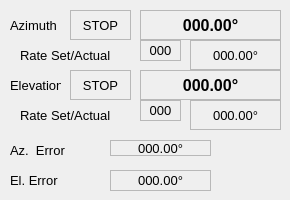
     <widget class="QWidget" name="tab_5">
      <attribute name="title">
       <string>Tab 1</string>
      </attribute>
      <widget class="QLabel" name="label_LocalTime_6">
       <property name="geometry">
        <rect>
         <x>10</x>
         <y>70</y>
         <width>51</width>
         <height>30</height>
        </rect>
       </property>
       <property name="font">
        <font>
         <pointsize>10</pointsize>
         <weight>50</weight>
         <bold>false</bold>
        </font>
       </property>
       <property name="text">
        <string>Elevation</string>
       </property>
       <property name="alignment">
        <set>Qt::AlignLeading|Qt::AlignLeft|Qt::AlignVCenter</set>
       </property>
      </widget>
      <widget class="QLabel" name="label_antenna_el_setrate">
       <property name="geometry">
        <rect>
         <x>140</x>
         <y>100</y>
         <width>41</width>
         <height>21</height>
        </rect>
       </property>
       <property name="font">
        <font>
         <pointsize>10</pointsize>
        </font>
       </property>
       <property name="autoFillBackground">
        <bool>false</bool>
       </property>
       <property name="styleSheet">
        <string notr="true"/>
       </property>
       <property name="frameShape">
        <enum>QFrame::StyledPanel</enum>
       </property>
       <property name="text">
        <string>000</string>
       </property>
       <property name="alignment">
        <set>Qt::AlignCenter</set>
       </property>
      </widget>
      <widget class="QLabel" name="label_LocalTime_21">
       <property name="geometry">
        <rect>
         <x>20</x>
         <y>40</y>
         <width>91</width>
         <height>30</height>
        </rect>
       </property>
       <property name="font">
        <font>
         <pointsize>10</pointsize>
         <weight>50</weight>
         <bold>false</bold>
        </font>
       </property>
       <property name="text">
        <string>Rate Set/Actual</string>
       </property>
       <property name="alignment">
        <set>Qt::AlignLeading|Qt::AlignLeft|Qt::AlignVCenter</set>
       </property>
      </widget>
      <widget class="QLabel" name="label_antenna_az_status">
       <property name="geometry">
        <rect>
         <x>70</x>
         <y>10</y>
         <width>61</width>
         <height>30</height>
        </rect>
       </property>
       <property name="font">
        <font>
         <pointsize>10</pointsize>
        </font>
       </property>
       <property name="autoFillBackground">
        <bool>false</bool>
       </property>
       <property name="styleSheet">
        <string notr="true"/>
       </property>
       <property name="frameShape">
        <enum>QFrame::StyledPanel</enum>
       </property>
       <property name="text">
        <string>STOP</string>
       </property>
       <property name="alignment">
        <set>Qt::AlignCenter</set>
       </property>
      </widget>
      <widget class="QLabel" name="label_antenna_az_rate">
       <property name="geometry">
        <rect>
         <x>190</x>
         <y>40</y>
         <width>91</width>
         <height>30</height>
        </rect>
       </property>
       <property name="font">
        <font>
         <pointsize>10</pointsize>
        </font>
       </property>
       <property name="autoFillBackground">
        <bool>false</bool>
       </property>
       <property name="styleSheet">
        <string notr="true"/>
       </property>
       <property name="frameShape">
        <enum>QFrame::StyledPanel</enum>
       </property>
       <property name="text">
        <string>000.00°</string>
       </property>
       <property name="alignment">
        <set>Qt::AlignCenter</set>
       </property>
      </widget>
      <widget class="QLabel" name="label_antenna_el_status">
       <property name="geometry">
        <rect>
         <x>70</x>
         <y>70</y>
         <width>61</width>
         <height>30</height>
        </rect>
       </property>
       <property name="font">
        <font>
         <pointsize>10</pointsize>
        </font>
       </property>
       <property name="autoFillBackground">
        <bool>false</bool>
       </property>
       <property name="styleSheet">
        <string notr="true"/>
       </property>
       <property name="frameShape">
        <enum>QFrame::StyledPanel</enum>
       </property>
       <property name="text">
        <string>STOP</string>
       </property>
       <property name="alignment">
        <set>Qt::AlignCenter</set>
       </property>
      </widget>
      <widget class="QLabel" name="label_antenna_az_deg">
       <property name="geometry">
        <rect>
         <x>140</x>
         <y>10</y>
         <width>141</width>
         <height>30</height>
        </rect>
       </property>
       <property name="font">
        <font>
         <pointsize>12</pointsize>
         <weight>75</weight>
         <bold>true</bold>
        </font>
       </property>
       <property name="autoFillBackground">
        <bool>false</bool>
       </property>
       <property name="styleSheet">
        <string notr="true"/>
       </property>
       <property name="frameShape">
        <enum>QFrame::StyledPanel</enum>
       </property>
       <property name="text">
        <string>000.00°</string>
       </property>
       <property name="alignment">
        <set>Qt::AlignCenter</set>
       </property>
      </widget>
      <widget class="QLabel" name="label_antenna_az_setrate">
       <property name="geometry">
        <rect>
         <x>140</x>
         <y>40</y>
         <width>41</width>
         <height>21</height>
        </rect>
       </property>
       <property name="font">
        <font>
         <pointsize>10</pointsize>
        </font>
       </property>
       <property name="autoFillBackground">
        <bool>false</bool>
       </property>
       <property name="styleSheet">
        <string notr="true"/>
       </property>
       <property name="frameShape">
        <enum>QFrame::StyledPanel</enum>
       </property>
       <property name="text">
        <string>000</string>
       </property>
       <property name="alignment">
        <set>Qt::AlignCenter</set>
       </property>
      </widget>
      <widget class="QLabel" name="label_antenna_el_deg">
       <property name="geometry">
        <rect>
         <x>140</x>
         <y>70</y>
         <width>141</width>
         <height>30</height>
        </rect>
       </property>
       <property name="font">
        <font>
         <pointsize>12</pointsize>
         <weight>75</weight>
         <bold>true</bold>
        </font>
       </property>
       <property name="autoFillBackground">
        <bool>false</bool>
       </property>
       <property name="styleSheet">
        <string notr="true"/>
       </property>
       <property name="frameShape">
        <enum>QFrame::StyledPanel</enum>
       </property>
       <property name="text">
        <string>000.00°</string>
       </property>
       <property name="alignment">
        <set>Qt::AlignCenter</set>
       </property>
      </widget>
      <widget class="QLabel" name="label_antenna_el_rate">
       <property name="geometry">
        <rect>
         <x>190</x>
         <y>100</y>
         <width>91</width>
         <height>30</height>
        </rect>
       </property>
       <property name="font">
        <font>
         <pointsize>10</pointsize>
        </font>
       </property>
       <property name="autoFillBackground">
        <bool>false</bool>
       </property>
       <property name="styleSheet">
        <string notr="true"/>
       </property>
       <property name="frameShape">
        <enum>QFrame::StyledPanel</enum>
       </property>
       <property name="text">
        <string>000.00°</string>
       </property>
       <property name="alignment">
        <set>Qt::AlignCenter</set>
       </property>
      </widget>
      <widget class="QLabel" name="label_LocalTime_5">
       <property name="geometry">
        <rect>
         <x>10</x>
         <y>10</y>
         <width>51</width>
         <height>30</height>
        </rect>
       </property>
       <property name="font">
        <font>
         <pointsize>10</pointsize>
         <weight>50</weight>
         <bold>false</bold>
        </font>
       </property>
       <property name="text">
        <string>Azimuth</string>
       </property>
       <property name="alignment">
        <set>Qt::AlignLeading|Qt::AlignLeft|Qt::AlignVCenter</set>
       </property>
      </widget>
      <widget class="QLabel" name="label_LocalTime_22">
       <property name="geometry">
        <rect>
         <x>20</x>
         <y>100</y>
         <width>91</width>
         <height>30</height>
        </rect>
       </property>
       <property name="font">
        <font>
         <pointsize>10</pointsize>
         <weight>50</weight>
         <bold>false</bold>
        </font>
       </property>
       <property name="text">
        <string>Rate Set/Actual</string>
       </property>
       <property name="alignment">
        <set>Qt::AlignLeading|Qt::AlignLeft|Qt::AlignVCenter</set>
       </property>
      </widget>
      <widget class="QLabel" name="label_LocalTime_8">
       <property name="geometry">
        <rect>
         <x>10</x>
         <y>170</y>
         <width>81</width>
         <height>20</height>
        </rect>
       </property>
       <property name="font">
        <font>
         <pointsize>10</pointsize>
         <weight>50</weight>
         <bold>false</bold>
        </font>
       </property>
       <property name="text">
        <string>El. Error</string>
       </property>
       <property name="alignment">
        <set>Qt::AlignLeading|Qt::AlignLeft|Qt::AlignVCenter</set>
       </property>
      </widget>
      <widget class="QLabel" name="label_antenna_el_error">
       <property name="geometry">
        <rect>
         <x>110</x>
         <y>170</y>
         <width>101</width>
         <height>21</height>
        </rect>
       </property>
       <property name="font">
        <font>
         <pointsize>10</pointsize>
        </font>
       </property>
       <property name="autoFillBackground">
        <bool>false</bool>
       </property>
       <property name="styleSheet">
        <string notr="true"/>
       </property>
       <property name="frameShape">
        <enum>QFrame::StyledPanel</enum>
       </property>
       <property name="text">
        <string>000.00°</string>
       </property>
       <property name="alignment">
        <set>Qt::AlignCenter</set>
       </property>
      </widget>
      <widget class="QLabel" name="label_antenna_az_error">
       <property name="geometry">
        <rect>
         <x>110</x>
         <y>140</y>
         <width>101</width>
         <height>16</height>
        </rect>
       </property>
       <property name="font">
        <font>
         <pointsize>10</pointsize>
        </font>
       </property>
       <property name="autoFillBackground">
        <bool>false</bool>
       </property>
       <property name="styleSheet">
        <string notr="true"/>
       </property>
       <property name="frameShape">
        <enum>QFrame::StyledPanel</enum>
       </property>
       <property name="text">
        <string>000.00°</string>
       </property>
       <property name="alignment">
        <set>Qt::AlignCenter</set>
       </property>
      </widget>
      <widget class="QLabel" name="label_LocalTime_7">
       <property name="geometry">
        <rect>
         <x>10</x>
         <y>140</y>
         <width>81</width>
         <height>20</height>
        </rect>
       </property>
       <property name="font">
        <font>
         <pointsize>10</pointsize>
         <weight>50</weight>
         <bold>false</bold>
        </font>
       </property>
       <property name="text">
        <string>Az.  Error</string>
       </property>
       <property name="alignment">
        <set>Qt::AlignLeading|Qt::AlignLeft|Qt::AlignVCenter</set>
       </property>
      </widget>
     </widget>
